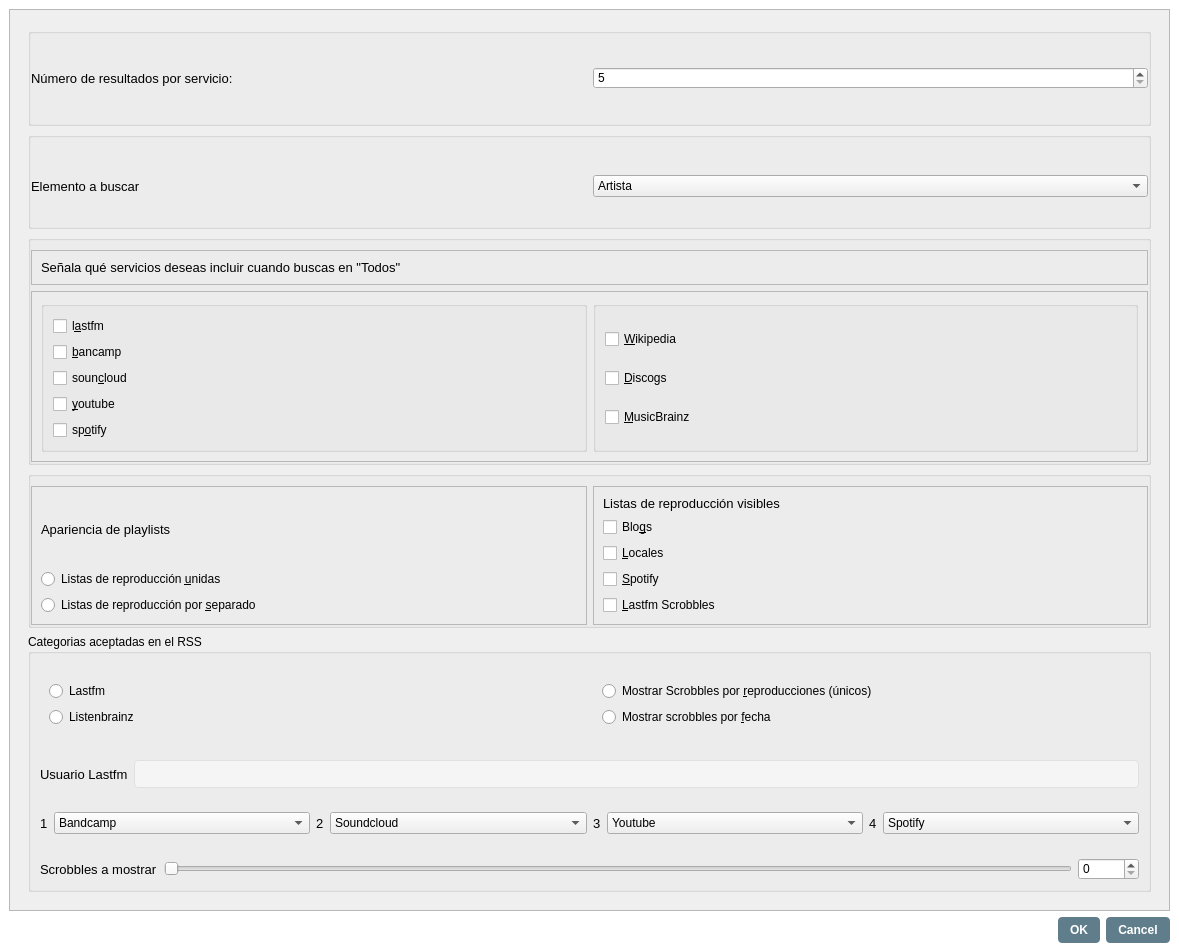
<?xml version="1.0" encoding="UTF-8"?>
<ui version="4.0">
 <class>AdvancedSettings</class>
 <widget class="QDialog" name="AdvancedSettings">
  <property name="geometry">
   <rect>
    <x>0</x>
    <y>0</y>
    <width>1179</width>
    <height>952</height>
   </rect>
  </property>
  <property name="minimumSize">
   <size>
    <width>400</width>
    <height>300</height>
   </size>
  </property>
  <property name="windowTitle">
   <string>Filtrar Álbumes</string>
  </property>
  <property name="styleSheet">
   <string notr="true">QDialog {
	background-color: #FFFFFF;
}

QLabel {
	font-family: 'Segoe UI', Arial, sans-serif;
	font-size: 10pt;
}

QLineEdit {
	border: 1px solid #E0E0E0;
	border-radius: 4px;
	padding: 5px;
	background-color: #F5F5F5;
}

QLineEdit:focus {
	border: 1px solid #78909C;
	background-color: #FFFFFF;
}

QPushButton {
	background-color: #607D8B;
	color: white;
	border: none;
	border-radius: 4px;
	padding: 6px 12px;
	font-weight: bold;
}

QPushButton:hover {
	background-color: #78909C;
}

QPushButton:pressed {
	background-color: #546E7A;
}

QTableWidget {
	border: 1px solid #E0E0E0;
	background-color: #FFFFFF;
	alternate-background-color: #F5F5F5;
	selection-background-color: #CFD8DC;
}

QTableWidget::item {
	padding: 4px;
	border-bottom: 1px solid #E0E0E0;
}

QHeaderView::section {
	background-color: #ECEFF1;
	color: #37474F;
	padding: 5px;
	border: none;
	border-right: 1px solid #E0E0E0;
	border-bottom: 1px solid #E0E0E0;
	font-weight: bold;
}</string>
  </property>
  <layout class="QHBoxLayout" name="horizontalLayout_12">
   <property name="spacing">
    <number>16</number>
   </property>
   <property name="leftMargin">
    <number>0</number>
   </property>
   <property name="topMargin">
    <number>0</number>
   </property>
   <property name="rightMargin">
    <number>0</number>
   </property>
   <property name="bottomMargin">
    <number>0</number>
   </property>
   <item>
    <widget class="QFrame" name="add_sett_frame">
     <property name="frameShape">
      <enum>QFrame::Shape::NoFrame</enum>
     </property>
     <property name="frameShadow">
      <enum>QFrame::Shadow::Raised</enum>
     </property>
     <property name="lineWidth">
      <number>0</number>
     </property>
     <layout class="QVBoxLayout" name="verticalLayout_2">
      <item>
       <widget class="QScrollArea" name="scrollArea">
        <property name="widgetResizable">
         <bool>true</bool>
        </property>
        <widget class="QWidget" name="scrollAreaWidgetContents">
         <property name="geometry">
          <rect>
           <x>0</x>
           <y>0</y>
           <width>1159</width>
           <height>897</height>
          </rect>
         </property>
         <layout class="QVBoxLayout" name="verticalLayout">
          <item>
           <widget class="QWidget" name="widget_4" native="true">
            <layout class="QVBoxLayout" name="verticalLayout_11">
             <item>
              <widget class="QGroupBox" name="num_servicios">
               <property name="title">
                <string/>
               </property>
               <layout class="QHBoxLayout" name="horizontalLayout">
                <property name="leftMargin">
                 <number>0</number>
                </property>
                <property name="topMargin">
                 <number>0</number>
                </property>
                <property name="rightMargin">
                 <number>0</number>
                </property>
                <property name="bottomMargin">
                 <number>0</number>
                </property>
                <item>
                 <widget class="QLabel" name="num_servicios_label">
                  <property name="text">
                   <string>Número de resultados por servicio:</string>
                  </property>
                 </widget>
                </item>
                <item>
                 <widget class="QSpinBox" name="num_servicios_spinBox">
                  <property name="minimum">
                   <number>5</number>
                  </property>
                  <property name="maximum">
                   <number>50</number>
                  </property>
                 </widget>
                </item>
               </layout>
              </widget>
             </item>
             <item>
              <widget class="QGroupBox" name="tipo_group">
               <property name="title">
                <string/>
               </property>
               <layout class="QHBoxLayout" name="horizontalLayout_2">
                <property name="leftMargin">
                 <number>0</number>
                </property>
                <property name="rightMargin">
                 <number>0</number>
                </property>
                <property name="bottomMargin">
                 <number>0</number>
                </property>
                <item>
                 <widget class="QLabel" name="label">
                  <property name="text">
                   <string>Elemento a buscar</string>
                  </property>
                 </widget>
                </item>
                <item>
                 <widget class="QComboBox" name="tipo_combo">
                  <item>
                   <property name="text">
                    <string>Artista</string>
                   </property>
                  </item>
                  <item>
                   <property name="text">
                    <string>Álbum</string>
                   </property>
                  </item>
                  <item>
                   <property name="text">
                    <string>Canciones</string>
                   </property>
                  </item>
                  <item>
                   <property name="text">
                    <string>Todo</string>
                   </property>
                  </item>
                 </widget>
                </item>
               </layout>
              </widget>
             </item>
             <item>
              <widget class="QGroupBox" name="servicios_en_todos">
               <property name="title">
                <string/>
               </property>
               <layout class="QVBoxLayout" name="verticalLayout_5">
                <property name="leftMargin">
                 <number>0</number>
                </property>
                <property name="rightMargin">
                 <number>0</number>
                </property>
                <property name="bottomMargin">
                 <number>0</number>
                </property>
                <item>
                 <widget class="QFrame" name="frame_3">
                  <property name="frameShape">
                   <enum>QFrame::Shape::StyledPanel</enum>
                  </property>
                  <property name="frameShadow">
                   <enum>QFrame::Shadow::Raised</enum>
                  </property>
                  <layout class="QHBoxLayout" name="horizontalLayout_3">
                   <item>
                    <widget class="QLabel" name="serv_todos_label">
                     <property name="text">
                      <string>Señala qué servicios deseas incluir cuando buscas en &quot;Todos&quot;</string>
                     </property>
                    </widget>
                   </item>
                  </layout>
                 </widget>
                </item>
                <item>
                 <widget class="QFrame" name="frame">
                  <property name="frameShape">
                   <enum>QFrame::Shape::StyledPanel</enum>
                  </property>
                  <property name="frameShadow">
                   <enum>QFrame::Shadow::Raised</enum>
                  </property>
                  <layout class="QHBoxLayout" name="horizontalLayout_4">
                   <item>
                    <widget class="QGroupBox" name="servicios_musica">
                     <property name="title">
                      <string/>
                     </property>
                     <layout class="QVBoxLayout" name="verticalLayout_6">
                      <item>
                       <widget class="QCheckBox" name="lastfm_check">
                        <property name="text">
                         <string>l&amp;astfm</string>
                        </property>
                        <property name="icon">
                         <iconset resource="../images.qrc">
                          <normaloff>:/services/lastfm</normaloff>:/services/lastfm</iconset>
                        </property>
                       </widget>
                      </item>
                      <item>
                       <widget class="QCheckBox" name="bandcamp_check">
                        <property name="text">
                         <string>&amp;bancamp</string>
                        </property>
                        <property name="icon">
                         <iconset resource="../images.qrc">
                          <normaloff>:/services/bandcamp</normaloff>:/services/bandcamp</iconset>
                        </property>
                       </widget>
                      </item>
                      <item>
                       <widget class="QCheckBox" name="soundcloud_check">
                        <property name="sizePolicy">
                         <sizepolicy hsizetype="MinimumExpanding" vsizetype="Fixed">
                          <horstretch>0</horstretch>
                          <verstretch>0</verstretch>
                         </sizepolicy>
                        </property>
                        <property name="text">
                         <string>soun&amp;cloud</string>
                        </property>
                        <property name="icon">
                         <iconset resource="../images.qrc">
                          <normaloff>:/services/soundcloud</normaloff>:/services/soundcloud</iconset>
                        </property>
                       </widget>
                      </item>
                      <item>
                       <widget class="QCheckBox" name="youtube_check">
                        <property name="text">
                         <string>&amp;youtube</string>
                        </property>
                        <property name="icon">
                         <iconset resource="../images.qrc">
                          <normaloff>:/services/youtube</normaloff>:/services/youtube</iconset>
                        </property>
                       </widget>
                      </item>
                      <item>
                       <widget class="QCheckBox" name="spotify_check">
                        <property name="text">
                         <string>sp&amp;otify</string>
                        </property>
                        <property name="icon">
                         <iconset resource="../images.qrc">
                          <normaloff>:/services/spotify</normaloff>:/services/spotify</iconset>
                        </property>
                       </widget>
                      </item>
                     </layout>
                    </widget>
                   </item>
                   <item>
                    <widget class="QGroupBox" name="servicios_info">
                     <property name="sizePolicy">
                      <sizepolicy hsizetype="MinimumExpanding" vsizetype="Preferred">
                       <horstretch>0</horstretch>
                       <verstretch>0</verstretch>
                      </sizepolicy>
                     </property>
                     <property name="title">
                      <string/>
                     </property>
                     <layout class="QVBoxLayout" name="verticalLayout_3">
                      <item>
                       <widget class="QCheckBox" name="wikipedia_check">
                        <property name="text">
                         <string>&amp;Wikipedia</string>
                        </property>
                        <property name="icon">
                         <iconset resource="../images.qrc">
                          <normaloff>:/services/wiki</normaloff>:/services/wiki</iconset>
                        </property>
                       </widget>
                      </item>
                      <item>
                       <widget class="QCheckBox" name="discogs_check">
                        <property name="text">
                         <string>&amp;Discogs</string>
                        </property>
                        <property name="icon">
                         <iconset resource="../images.qrc">
                          <normaloff>:/services/discogs</normaloff>:/services/discogs</iconset>
                        </property>
                       </widget>
                      </item>
                      <item>
                       <widget class="QCheckBox" name="checkBox">
                        <property name="text">
                         <string>&amp;MusicBrainz</string>
                        </property>
                        <property name="icon">
                         <iconset>
                          <normaloff>:/services/mb</normaloff>:/services/mb</iconset>
                        </property>
                       </widget>
                      </item>
                     </layout>
                    </widget>
                   </item>
                  </layout>
                 </widget>
                </item>
               </layout>
              </widget>
             </item>
             <item>
              <widget class="QGroupBox" name="apariencia_playlists">
               <property name="title">
                <string/>
               </property>
               <layout class="QHBoxLayout" name="horizontalLayout_5">
                <property name="leftMargin">
                 <number>0</number>
                </property>
                <property name="rightMargin">
                 <number>0</number>
                </property>
                <property name="bottomMargin">
                 <number>0</number>
                </property>
                <item>
                 <widget class="QFrame" name="radio_buttons">
                  <property name="frameShape">
                   <enum>QFrame::Shape::StyledPanel</enum>
                  </property>
                  <property name="frameShadow">
                   <enum>QFrame::Shadow::Raised</enum>
                  </property>
                  <layout class="QVBoxLayout" name="verticalLayout_7">
                   <item>
                    <widget class="QLabel" name="label_2">
                     <property name="text">
                      <string>Apariencia de playlists</string>
                     </property>
                    </widget>
                   </item>
                   <item>
                    <widget class="QRadioButton" name="pl_unidas">
                     <property name="text">
                      <string>Listas de reproducción &amp;unidas</string>
                     </property>
                    </widget>
                   </item>
                   <item>
                    <widget class="QRadioButton" name="pl_separadas">
                     <property name="text">
                      <string>Listas de reproducción por &amp;separado</string>
                     </property>
                    </widget>
                   </item>
                  </layout>
                 </widget>
                </item>
                <item>
                 <widget class="QFrame" name="check_boxes">
                  <property name="frameShape">
                   <enum>QFrame::Shape::StyledPanel</enum>
                  </property>
                  <property name="frameShadow">
                   <enum>QFrame::Shadow::Raised</enum>
                  </property>
                  <layout class="QVBoxLayout" name="verticalLayout_8">
                   <item>
                    <widget class="QLabel" name="label_3">
                     <property name="text">
                      <string>Listas de reproducción visibles</string>
                     </property>
                    </widget>
                   </item>
                   <item>
                    <widget class="QCheckBox" name="blogs_checkbox">
                     <property name="text">
                      <string>Blo&amp;gs</string>
                     </property>
                     <property name="icon">
                      <iconset resource="../images.qrc">
                       <normaloff>:/services/rss</normaloff>:/services/rss</iconset>
                     </property>
                    </widget>
                   </item>
                   <item>
                    <widget class="QCheckBox" name="locale_checkbox">
                     <property name="text">
                      <string>&amp;Locales</string>
                     </property>
                     <property name="icon">
                      <iconset resource="../images.qrc">
                       <normaloff>:/services/plslove</normaloff>:/services/plslove</iconset>
                     </property>
                    </widget>
                   </item>
                   <item>
                    <widget class="QCheckBox" name="sp_checkbox">
                     <property name="text">
                      <string>&amp;Spotify</string>
                     </property>
                     <property name="icon">
                      <iconset resource="../images.qrc">
                       <normaloff>:/services/spotify</normaloff>:/services/spotify</iconset>
                     </property>
                    </widget>
                   </item>
                   <item>
                    <widget class="QCheckBox" name="lastfm_checkbox">
                     <property name="text">
                      <string>&amp;Lastfm Scrobbles</string>
                     </property>
                     <property name="icon">
                      <iconset resource="../images.qrc">
                       <normaloff>:/services/lastfm</normaloff>:/services/lastfm</iconset>
                     </property>
                    </widget>
                   </item>
                  </layout>
                 </widget>
                </item>
               </layout>
              </widget>
             </item>
             <item>
              <widget class="QGroupBox" name="rss">
               <property name="title">
                <string>Categorias aceptadas en el RSS</string>
               </property>
               <layout class="QVBoxLayout" name="verticalLayout_4">
                <property name="leftMargin">
                 <number>0</number>
                </property>
                <property name="rightMargin">
                 <number>0</number>
                </property>
                <property name="bottomMargin">
                 <number>0</number>
                </property>
                <item>
                 <widget class="QWidget" name="widget" native="true">
                  <layout class="QHBoxLayout" name="horizontalLayout_6">
                   <item>
                    <widget class="QWidget" name="agents" native="true">
                     <layout class="QVBoxLayout" name="verticalLayout_9">
                      <item>
                       <widget class="QRadioButton" name="lastfm_agent">
                        <property name="text">
                         <string>Lastfm</string>
                        </property>
                        <property name="icon">
                         <iconset resource="../images.qrc">
                          <normaloff>:/services/lastfm</normaloff>:/services/lastfm</iconset>
                        </property>
                       </widget>
                      </item>
                      <item>
                       <widget class="QRadioButton" name="listenbrainz_agent">
                        <property name="text">
                         <string>Listenbrainz</string>
                        </property>
                        <property name="icon">
                         <iconset>
                          <normaloff>:/services/mb</normaloff>:/services/mb</iconset>
                        </property>
                       </widget>
                      </item>
                     </layout>
                    </widget>
                   </item>
                   <item>
                    <widget class="QWidget" name="mostrar_scrobbles" native="true">
                     <layout class="QVBoxLayout" name="verticalLayout_10">
                      <item>
                       <widget class="QRadioButton" name="scrobbles_reproducciones">
                        <property name="text">
                         <string>Mostrar Scrobbles por &amp;reproducciones (únicos)</string>
                        </property>
                       </widget>
                      </item>
                      <item>
                       <widget class="QRadioButton" name="scrobbles_fecha">
                        <property name="text">
                         <string>Mostrar scrobbles por &amp;fecha</string>
                        </property>
                       </widget>
                      </item>
                     </layout>
                    </widget>
                   </item>
                  </layout>
                 </widget>
                </item>
                <item>
                 <widget class="QWidget" name="usuario_widget" native="true">
                  <layout class="QHBoxLayout" name="horizontalLayout_10">
                   <item>
                    <widget class="QLabel" name="usuario_label">
                     <property name="text">
                      <string>Usuario Lastfm</string>
                     </property>
                    </widget>
                   </item>
                   <item>
                    <widget class="QLineEdit" name="entrada_usuario">
                     <property name="text">
                      <string/>
                     </property>
                    </widget>
                   </item>
                  </layout>
                 </widget>
                </item>
                <item>
                 <widget class="QWidget" name="widget_3" native="true">
                  <layout class="QHBoxLayout" name="horizontalLayout_8">
                   <item>
                    <widget class="QLabel" name="prim_label">
                     <property name="sizePolicy">
                      <sizepolicy hsizetype="Fixed" vsizetype="Preferred">
                       <horstretch>0</horstretch>
                       <verstretch>0</verstretch>
                      </sizepolicy>
                     </property>
                     <property name="text">
                      <string>1</string>
                     </property>
                    </widget>
                   </item>
                   <item>
                    <widget class="QComboBox" name="combobox_1">
                     <item>
                      <property name="text">
                       <string>Bandcamp</string>
                      </property>
                      <property name="icon">
                       <iconset resource="../images.qrc">
                        <normaloff>:/services/bandcamp</normaloff>:/services/bandcamp</iconset>
                      </property>
                     </item>
                     <item>
                      <property name="text">
                       <string>Soundcloud</string>
                      </property>
                      <property name="icon">
                       <iconset resource="../images.qrc">
                        <normaloff>:/services/soundcloud</normaloff>:/services/soundcloud</iconset>
                      </property>
                     </item>
                     <item>
                      <property name="text">
                       <string>Spotify</string>
                      </property>
                      <property name="icon">
                       <iconset resource="../images.qrc">
                        <normaloff>:/services/spotify</normaloff>:/services/spotify</iconset>
                      </property>
                     </item>
                     <item>
                      <property name="text">
                       <string>Youtube</string>
                      </property>
                      <property name="icon">
                       <iconset resource="../images.qrc">
                        <normaloff>:/services/youtube</normaloff>:/services/youtube</iconset>
                      </property>
                     </item>
                    </widget>
                   </item>
                   <item>
                    <widget class="QLabel" name="seg_label">
                     <property name="sizePolicy">
                      <sizepolicy hsizetype="Fixed" vsizetype="Preferred">
                       <horstretch>0</horstretch>
                       <verstretch>0</verstretch>
                      </sizepolicy>
                     </property>
                     <property name="text">
                      <string>2</string>
                     </property>
                    </widget>
                   </item>
                   <item>
                    <widget class="QComboBox" name="comboBox_2">
                     <property name="currentIndex">
                      <number>1</number>
                     </property>
                     <item>
                      <property name="text">
                       <string>Bandcamp</string>
                      </property>
                      <property name="icon">
                       <iconset resource="../images.qrc">
                        <normaloff>:/services/bandcamp</normaloff>:/services/bandcamp</iconset>
                      </property>
                     </item>
                     <item>
                      <property name="text">
                       <string>Soundcloud</string>
                      </property>
                      <property name="icon">
                       <iconset resource="../images.qrc">
                        <normaloff>:/services/soundcloud</normaloff>:/services/soundcloud</iconset>
                      </property>
                     </item>
                     <item>
                      <property name="text">
                       <string>Spotify</string>
                      </property>
                      <property name="icon">
                       <iconset resource="../images.qrc">
                        <normaloff>:/services/spotify</normaloff>:/services/spotify</iconset>
                      </property>
                     </item>
                     <item>
                      <property name="text">
                       <string>Youtube</string>
                      </property>
                      <property name="icon">
                       <iconset resource="../images.qrc">
                        <normaloff>:/services/youtube</normaloff>:/services/youtube</iconset>
                      </property>
                     </item>
                    </widget>
                   </item>
                   <item>
                    <widget class="QLabel" name="terc_label">
                     <property name="sizePolicy">
                      <sizepolicy hsizetype="Fixed" vsizetype="Preferred">
                       <horstretch>0</horstretch>
                       <verstretch>0</verstretch>
                      </sizepolicy>
                     </property>
                     <property name="text">
                      <string>3</string>
                     </property>
                    </widget>
                   </item>
                   <item>
                    <widget class="QComboBox" name="comboBox_3">
                     <property name="currentIndex">
                      <number>3</number>
                     </property>
                     <item>
                      <property name="text">
                       <string>Bandcamp</string>
                      </property>
                      <property name="icon">
                       <iconset resource="../images.qrc">
                        <normaloff>:/services/bandcamp</normaloff>:/services/bandcamp</iconset>
                      </property>
                     </item>
                     <item>
                      <property name="text">
                       <string>Soundcloud</string>
                      </property>
                      <property name="icon">
                       <iconset resource="../images.qrc">
                        <normaloff>:/services/soundcloud</normaloff>:/services/soundcloud</iconset>
                      </property>
                     </item>
                     <item>
                      <property name="text">
                       <string>Spotify</string>
                      </property>
                      <property name="icon">
                       <iconset resource="../images.qrc">
                        <normaloff>:/services/spotify</normaloff>:/services/spotify</iconset>
                      </property>
                     </item>
                     <item>
                      <property name="text">
                       <string>Youtube</string>
                      </property>
                      <property name="icon">
                       <iconset resource="../images.qrc">
                        <normaloff>:/services/youtube</normaloff>:/services/youtube</iconset>
                      </property>
                     </item>
                    </widget>
                   </item>
                   <item>
                    <widget class="QLabel" name="cuar_label">
                     <property name="sizePolicy">
                      <sizepolicy hsizetype="Fixed" vsizetype="Preferred">
                       <horstretch>0</horstretch>
                       <verstretch>0</verstretch>
                      </sizepolicy>
                     </property>
                     <property name="text">
                      <string>4</string>
                     </property>
                    </widget>
                   </item>
                   <item>
                    <widget class="QComboBox" name="comboBox_4">
                     <property name="currentIndex">
                      <number>2</number>
                     </property>
                     <item>
                      <property name="text">
                       <string>Bandcamp</string>
                      </property>
                      <property name="icon">
                       <iconset resource="../images.qrc">
                        <normaloff>:/services/bandcamp</normaloff>:/services/bandcamp</iconset>
                      </property>
                     </item>
                     <item>
                      <property name="text">
                       <string>Soundcloud</string>
                      </property>
                      <property name="icon">
                       <iconset resource="../images.qrc">
                        <normaloff>:/services/soundcloud</normaloff>:/services/soundcloud</iconset>
                      </property>
                     </item>
                     <item>
                      <property name="text">
                       <string>Spotify</string>
                      </property>
                      <property name="icon">
                       <iconset resource="../images.qrc">
                        <normaloff>:/services/spotify</normaloff>:/services/spotify</iconset>
                      </property>
                     </item>
                     <item>
                      <property name="text">
                       <string>Youtube</string>
                      </property>
                      <property name="icon">
                       <iconset resource="../images.qrc">
                        <normaloff>:/services/youtube</normaloff>:/services/youtube</iconset>
                      </property>
                     </item>
                    </widget>
                   </item>
                  </layout>
                 </widget>
                </item>
                <item>
                 <widget class="QWidget" name="widget_2" native="true">
                  <layout class="QHBoxLayout" name="horizontalLayout_7">
                   <item>
                    <widget class="QLabel" name="scrobbles_mostrados">
                     <property name="text">
                      <string>Scrobbles a mostrar</string>
                     </property>
                    </widget>
                   </item>
                   <item>
                    <widget class="QSlider" name="scrobbles_slider">
                     <property name="minimum">
                      <number>25</number>
                     </property>
                     <property name="maximum">
                      <number>1000</number>
                     </property>
                     <property name="singleStep">
                      <number>10</number>
                     </property>
                     <property name="pageStep">
                      <number>100</number>
                     </property>
                     <property name="orientation">
                      <enum>Qt::Orientation::Horizontal</enum>
                     </property>
                    </widget>
                   </item>
                   <item>
                    <widget class="QSpinBox" name="scrobblers_spinBox">
                     <property name="maximum">
                      <number>10000</number>
                     </property>
                    </widget>
                   </item>
                  </layout>
                 </widget>
                </item>
               </layout>
              </widget>
             </item>
            </layout>
           </widget>
          </item>
         </layout>
        </widget>
       </widget>
      </item>
      <item>
       <widget class="QDialogButtonBox" name="adv_sett_buttonBox">
        <property name="standardButtons">
         <set>QDialogButtonBox::StandardButton::Cancel|QDialogButtonBox::StandardButton::Ok</set>
        </property>
       </widget>
      </item>
     </layout>
    </widget>
   </item>
  </layout>
 </widget>
 <resources>
  <include location="../images.qrc"/>
 </resources>
 <connections/>
</ui>
